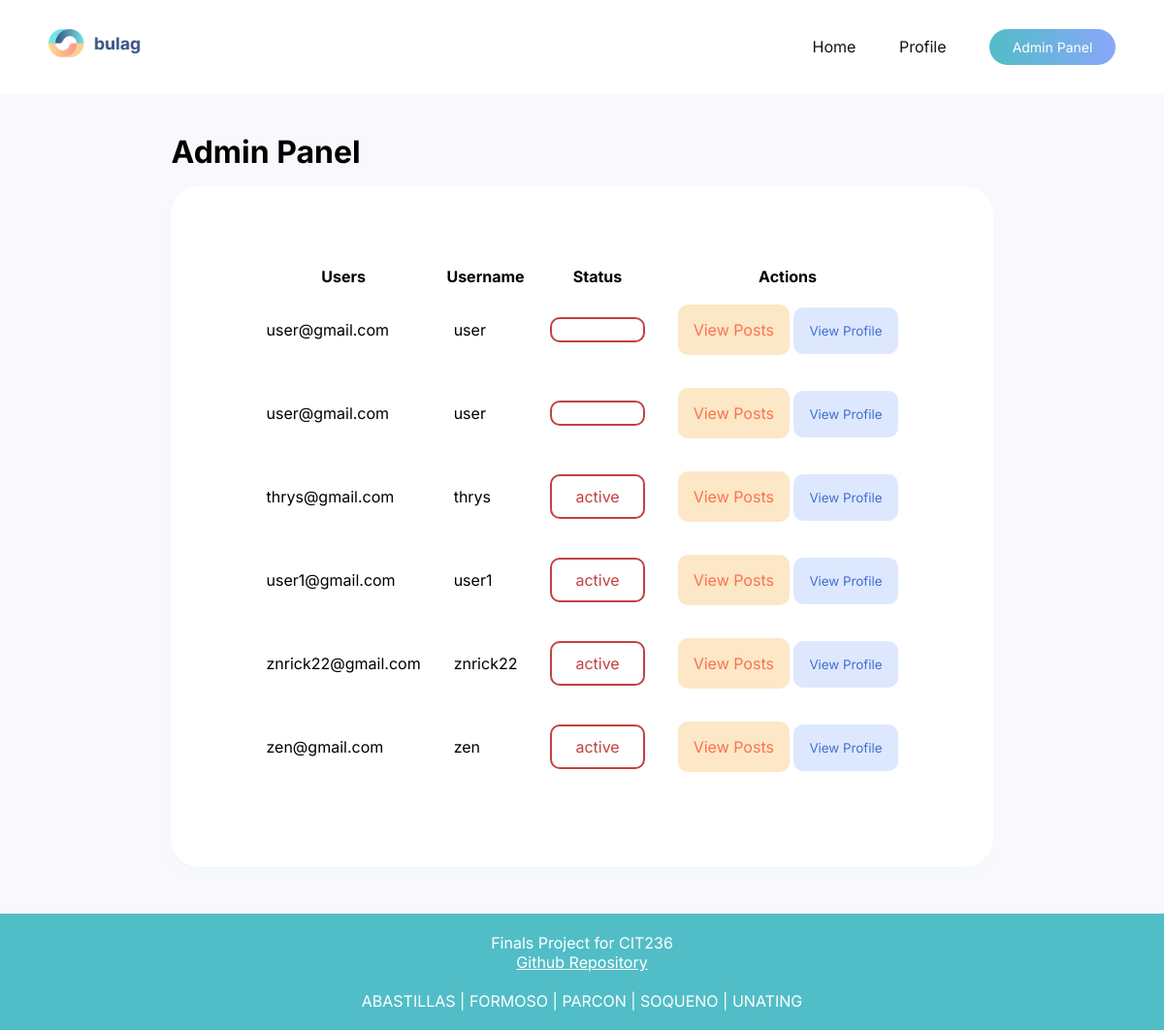
/admin_panel.php?uid=0&adminid=62, run on the app's committed database.
### tables this page shows
CREATE TABLE IF NOT EXISTS `user` (
  `userID` int(11) NOT NULL AUTO_INCREMENT,
  `role` varchar(255) NOT NULL,
  `username` varchar(255) NOT NULL,
  `password` varchar(255) NOT NULL,
  `email` varchar(255) NOT NULL,
  `user_status` varchar(11) NOT NULL,
  PRIMARY KEY (`userID`)
);

### admin_panel.php (the view, shortened to what this page needs)
<?php
    require ("db_con.php");
    $adminid =$_GET['adminid'];
    $showUsersSql = $conn->prepare ("Select * from user where role='user'");
    $showUsersSql->execute();
    $showUsers = $showUsersSql->fetchAll();
    ?>
<head>
    <link rel="stylesheet" href="styles/admin.css">
</head>
<body>
    <div class="header">
        <img src="images/Logo.png" width="150px" height="30px">
            <div class="header-right">
                <a href="admin_home.php?uid=0&adminid=<?php echo $adminid?>">Home</a>
                <a href="admin_profile.php?uid=0&adminid=<?php echo $adminid?>">Profile</a>
                <a href="admin_panel.php?uid=0&adminid=<?php echo $adminid?>">
                    <button id="loginbtn">Admin Panel</button>
                </a>
            </div>
    </div>
    <div class="body-container">
      <div class="admin-container">
        <h1>Admin Panel</h1>
        <div class="container">
              <table class="panel">
                <tr>
                  <th>Users</th>
                  <th>Username</th>
                  <th>Status</th>
                  <th>Actions</th>
                </tr>
                <?php foreach ($showUsers as $usersList): ?>
                <tr>
                  <td><p><?= $usersList['email']; ?> </p></td>
                  <td><p><?= $usersList['username']; ?> </p></td>
                  <td class="inactive"><p><?= $usersList['user_status']; ?></p></td>
                  <?php $id =$usersList['userID'];?>
                  <td>
                    <div>
                      <button class="btn-posts"><a href="admin_view_posts.php">View Posts</a></button>
                      <button class="btn-profile" type="submit"><a href="admin_view_profile.php?uid=<?php echo $id ?>&adminid=<?php echo $adminid?>">View Profile</a></button>
                    </div>
                  </td>
                </tr>
                <?php endforeach; ?>
              </table>
          </div>
      </div>
    </div>
    <div class="footer">
        Finals Project for CIT236 <br><u><a href="https://github.com/keiruu/CIT236-Blogging-System" class="github-link" target="_blank">Github Repository</a></u></br><br> ABASTILLAS | FORMOSO | PARCON | SOQUENO | UNATING</br>
    </div>
</body>

### styles/admin.css (style rules this page uses)
* { margin: 0; font-family: 'Inter', sans-serif; }
body { background-color: var(--bg); margin: 0; }
.container { display: relative; background-color: white; gap: 4rem; border-radius: 30px; padding: 5rem; box-shadow: -2px 7px 13px -3px rgba(81, 189, 199, 0.05); -webkit-box-shadow: -2px 7px 13px -3px rgba(81, 189, 199, 0.05); -moz-box-shadow: -2px 7px 13px -3px rgba(81, 189, 199, 0.05); }
.body-container { display: flex; flex-direction: column; justify-content: center; align-items: center; margin-bottom: 3rem; }
.admin-container { display: flex; flex-direction: column; gap: 1rem; }
.panel td { padding: 1rem; }
.btn-posts { background-color: var(--lightyellow); color: var(--yellow); border: none; padding: 1rem; border-radius: 10px; cursor: pointer; transition: all 300ms ease; font-size: 16px; }
.btn-posts a { color: var(--yellow); text-decoration: none; }
.btn-profile { background-color: #DDE8FF; color: #416FCD; border: none; padding: 1rem; border-radius: 10px; cursor: pointer; transition: all 300ms ease; }
.btn-profile a { text-decoration: none; color: #416FCD; }
.inactive p { border: 2px solid #C34141; padding: 0.7rem 1.5rem; border-radius: 10px; color: #C34141; }
.header { overflow: hidden; background-color: #ffffff; padding: 30px; margin-bottom: 2.5rem; }
img { float: left; padding-left: 20px; }
.header-right { float: right; }
.header-right a { text-decoration: none; padding: 20px; color: rgb(19, 19, 19); }
#loginbtn { background: rgb(253, 210, 144); background: linear-gradient(90deg, #51BDC7 0%, #8AA6FA 100%); color: white; padding: 10px; border: none; border-radius: 75px; width: 130px; font-family: 'Inter', sans-serif; font-size: 14px; cursor: pointer; }
.footer { position: absolute; padding: 20px; left: 0; right: 0; background-color: #51BDC7; color: white; text-align: center; }
.github-link { text-decoration: none; color: white; }

### data on the page
user: email "user@gmail.com", username "user"
user: email "user@gmail.com", username "user"
user: email "thrys@gmail.com", username "thrys", user_status "active"
user: email "user1@gmail.com", username "user1", user_status "active"
user: email "znrick22@gmail.com", username "znrick22", user_status "active"
user: email "zen@gmail.com", username "zen", user_status "active"
